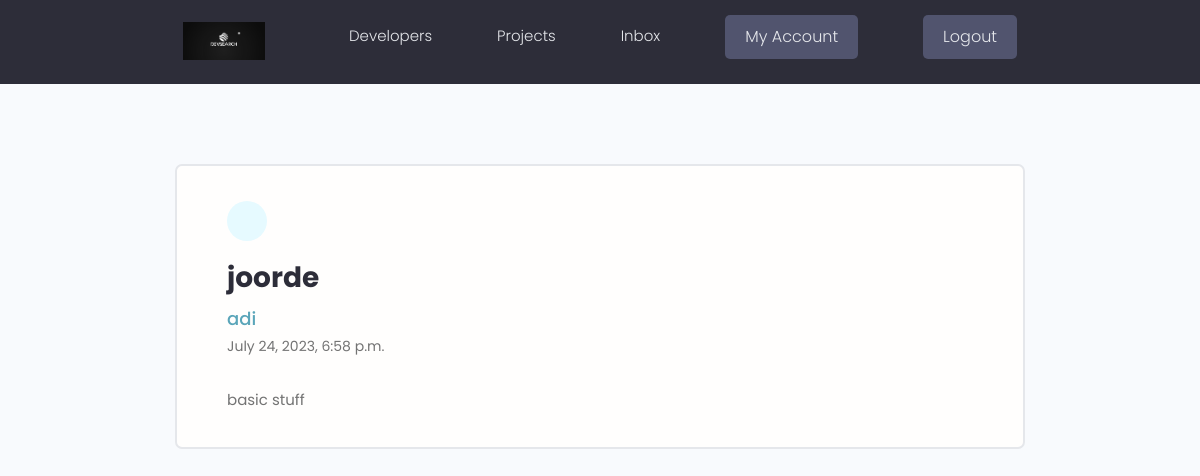
The app's page /message/342e67a7-b13b-46bf-8aef-69dbdc24b3c9/ (signed in) with its own data.
### users/models.py (models this page shows, shortened)
class Message(models.Model):
    sender = models.ForeignKey(Profile, on_delete=models.SET_NULL, null=True,blank=True)
    recipient = models.ForeignKey(Profile, on_delete=models.SET_NULL, null=True,blank=True, related_name="messages")
    name = models.CharField(max_length=200,null=True,blank=True)
    email = models.CharField(max_length=200,null=True,blank=True)
    subject = models.CharField(max_length=200,null=True,blank=True)
    body = models.TextField()
    is_read = models.BooleanField(default=False,null=True)
    created = models.DateTimeField(auto_now_add=True)
    id = models.UUIDField(default=uuid.uuid4, unique=True, primary_key=True, editable=False)
    class Meta:
        ordering = ['is_read', '-created']

### users/views.py (the view)
# urls.py: path('message/<str:pk>/', views.viewMessage, name="message"),
@login_required(login_url='login')
def viewMessage(request,pk):
    profile = request.user.profile
    message = profile.messages.get(id=pk)
    if message.is_read == False:
        message.is_read = True
        message.save()
    context ={'message':message}
    return render(request,'users/message.html',context)

### users/templates/users/message.html (shortened to what this page needs)
{%extends 'main.html'%}
{%block content%}
<body>
  <main class="messagePage my-xl">
    <div class="content-box">
      <div class="message">
        <a class="backButton" href="{%url 'inbox'%}"></a>
        <h2 class="message__subject">{{message.subject}}</h4>
         {% if message.sender %}
          <a href="{% url 'user-profile' message.sender.id %}" class="message__author">{{message.name}}</a>
          {% else%}
<p class="message__author">{{message.name}}</p>
          {%endif%}
          <p class="message__date">{{message.created}}</p>
          <div class="message__body">
            {{message.body|linebreaksbr}}</div>
      </div>
    </div>
  </main>
{%endblock%}

### static/styles/app.css (style rules this page uses)
:root { --color-sub: #2d2d39; }
.content-box { width: 95%; max-width: 85rem; margin: 0 auto; }
.message { padding: 2.5rem 0; }
.message > a { display: flex; gap: 1rem; }
.message__author, .message__date { flex-basis: 25%; }
.message__subject { flex-basis: 50%; }
.message__date { text-align: right; }
.messagePage .message { list-style: none; background: var(--color-white); padding: 3.5rem 5rem; border: 2px solid var(--color-light); border-radius: 0.7rem; }
.messagePage .message__subject { font-size: 2.8rem; color: var(--color-sub); margin-bottom: 1rem; margin-top: 2rem; }
.messagePage .message__author { font-size: 1.8rem; font-weight: 500; }
.messagePage .message__date { font-size: 1.4rem; font-weight: 400; text-align: left; margin-bottom: 3rem; }
.backButton { background: var(--color-main-light); color: var(--color-main); width: 4rem; height: 4rem; display: flex; align-items: center; justify-content: center; border-radius: 50%; }

### static/uikit/styles/modules/_variables.css (style rules this page uses)
:root { --color-main: #5aa5b9; --color-main-light: #e6faff; --color-sub: #3f4156; --color-sub-light: #51546e; --color-sub-lighter: #ededfd; --color-text: #737373; --color-gray: #8b8b8b; --color-light: #e5e7eb; --color-light-gray: #767676; --color-bg: #f8fafd; --color-white: #fffefd; --color-white-light: #f3f3f3; --color-success: #359e64; --color-success-bg: #def8e8; --color-error: #fc4b0b; --color-error-bg: #fff2ee; --font-base: 'Poppins', arial, helvetica, 'Segoe UI', roboto, ubuntu, sans-serif; --font-monospace: 'Fira Code', 'Courier New', courier, monospace; --font-regular: 300; --font-medium: 500; --font-bold: 700; --generic-shadow: 1px 1px 5px #00000010; --generic-transition: all 0.3s ease-in-out; }

### static/uikit/styles/modules/_base.css (style rules this page uses)
* { margin: 0; padding: 0; box-sizing: border-box; text-rendering: optimizeLegibility; color: inherit; font-size: inherit; }
html { font-size: 50%; }
@media only screen and (min-width: 480px) { html { font-size: 56.25%; } }
@media only screen and (min-width: 1200px) { html { font-size: 62.5%; } }
body { line-height: 1.6; font-weight: 400; font-size: 1.5rem; color: var(--color-text); background-color: var(--color-bg); min-height: 100vh; }

### static/uikit/styles/modules/_typography.css (style rules this page uses)
* { font-family: var(--font-base); }
h2 { font-size: 3.6rem; font-weight: var(--font-bold); }
p, span, strong { font-size: 1.6rem; color: var(--color-text); font-weight: var(--font-regular); }
a { padding-bottom: 2px; text-decoration: none; display: inline-block; color: var(--color-main); font-weight: var(--font-medium); }

### static/uikit/styles/modules/_utilities.css (style rules this page uses)
.my-xl { margin: 8rem auto; }

### records on screen
Message: subject "joorde", name "adi", created "July 24, 2023, 6:58 p.m.", body "basic stuff"
